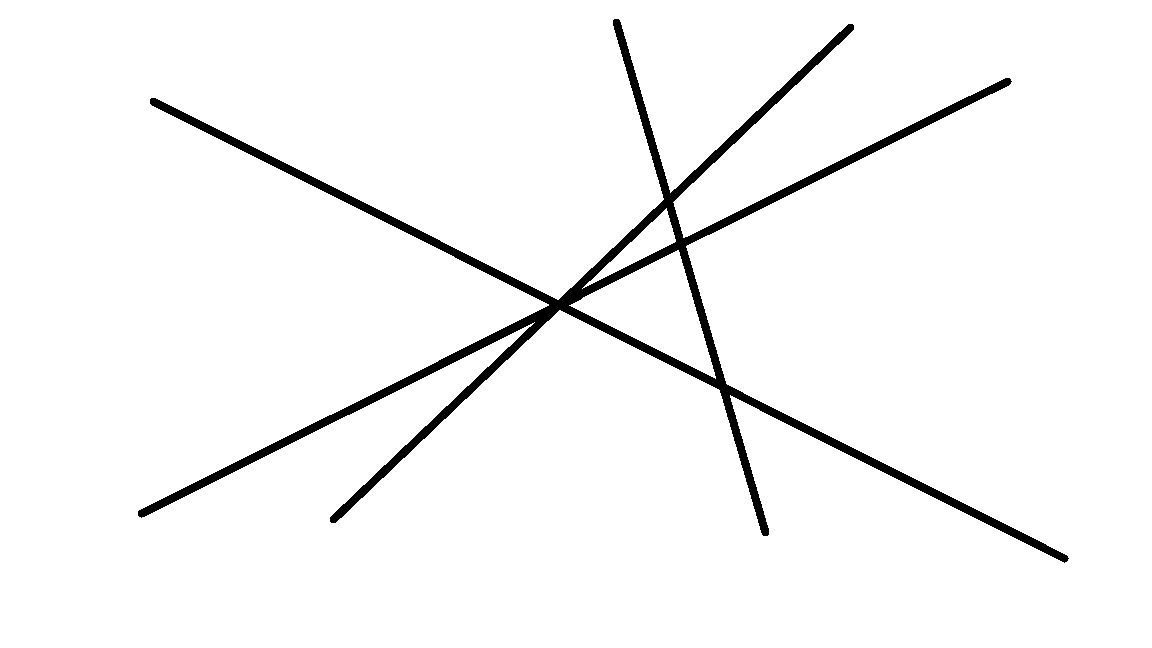
%> input picture doc/picture/2.jpeg, 1152 x 648 px
$ octave hough_transfer.m   (GNU Octave 9; MATLAB toolbox functions it lacks are replaced by stand-ins)
%> lines starting %> are read from the running program, lines starting %| are printed output that depends on the picture; in (x1, y1, x2, y2) boxes, pixels count from 0 and x2, y2 are one past the last pixel; in counts of white or black regions, pixels touching at a corner belong together; the program's own positions count from 1
clc;
clf;
clear all;
close all;
clear figure;

I = imread( '/home/freelings/文档/matlab/files/doc/picture/2.jpeg' );
%> I is the input picture: size 648x1152x3 uint8; min 0, max 255, mean 246.2
figure( 1 );
imshow( I );
title( '原图' );

Ihsv = rgb2gray( I );
Iedge = edge( Ihsv, 'sobel' );%边沿检测
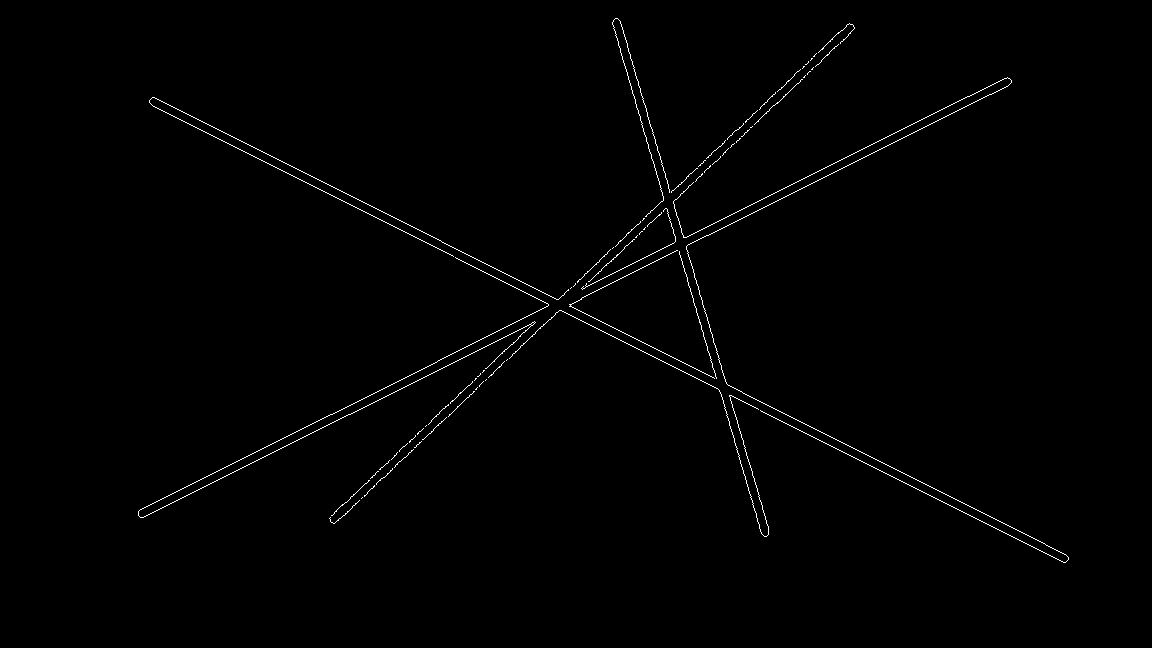
%> Iedge: size 648x1152 logical; 0.75% white in thin lines or dots, all inside (x1, y1, x2, y2) = (138, 18, 1069, 563)
Iedge = imdilate( Iedge, ones( 2 ) );%图像膨胀
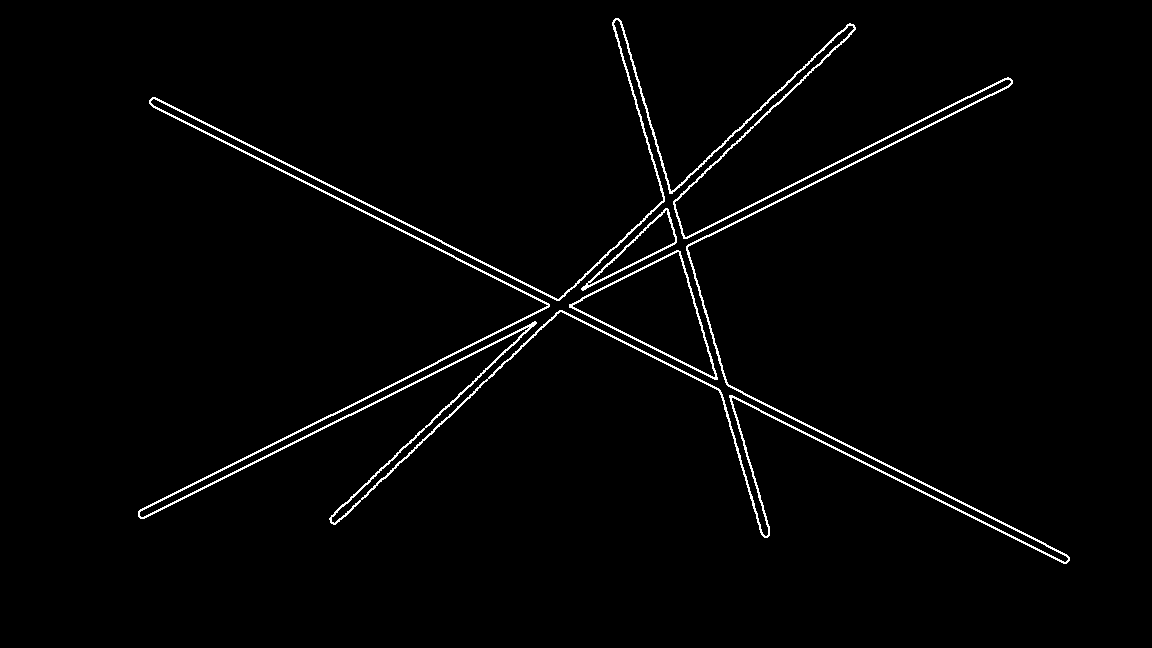
%> Iedge: size 648x1152 logical; 1.9% white in thin lines or dots, all inside (x1, y1, x2, y2) = (138, 18, 1070, 564)

figure( 2 );
imshow(Iedge);
title( '膨胀后' );

%得到霍夫空间
[ H, T, R ] = hough( Iedge, 'RhoResolution', 0.5 , 'ThetaResolution', 0.1 );
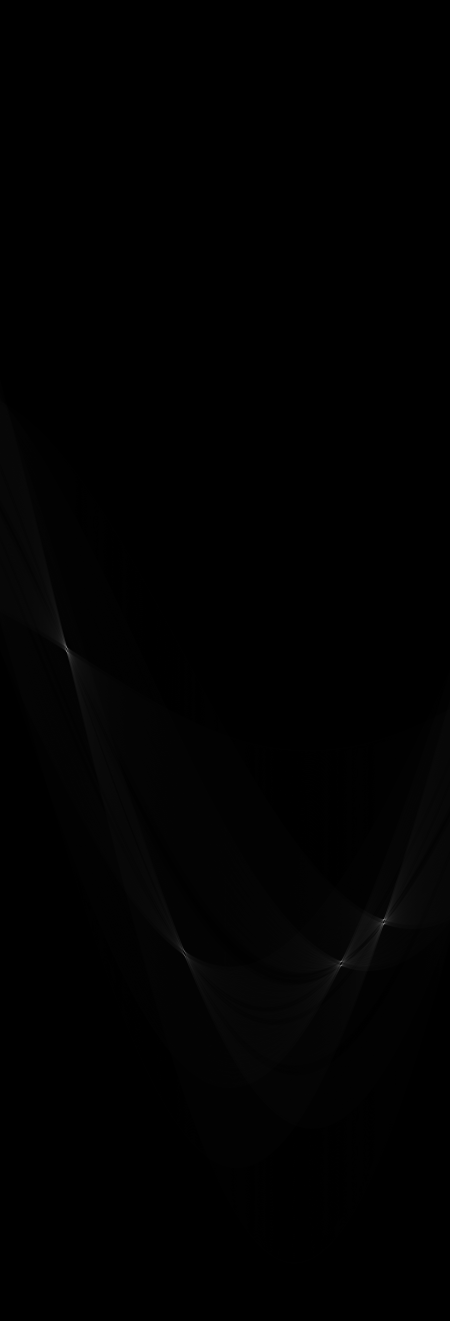
%> H: size 5283x1800 double (shown at 1/4 size); min 0, max 526, mean 2.7; drawn with min black and max white
%> T = 1800 values from -90 to 89.9; R = 5283 values from -1320.5 to 1320.5

%求极值点
Peaks = houghpeaks( H, 1000 );
%> Peaks = [2590 267; 3697 1535; 3862 1365]

figure( 3 );
imshow( H, [ ], 'XData', T, 'YData', R, 'InitialMagnification', 'fit' );
axis on, axis normal, hold on;
plot( T( Peaks( :, 2 ) ), R( Peaks( :, 1 ) ), 's', 'color', 'white' );
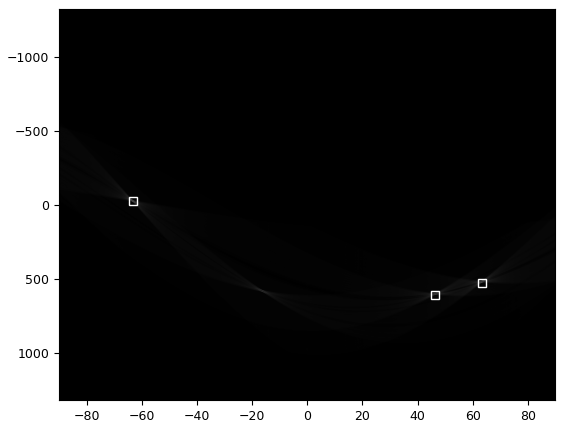
%> figure redrawn from the program's plot data


%得到线段信息
lines = houghlines( Iedge, T, R, Peaks );
%> lines = 5 lines; point1 to point2 (x, y): (151, 105) to (1067, 564), (1013, 84) to (560, 311), (536, 323) to (145, 519), (856, 29) to (582, 290), (560, 311) to (335, 525)

%绘制线段
max_len = 0;
figure( 4 );
imshow( Iedge );
for k = 1:length( lines )
    hold on;
    xy = [ lines( k ).point1; lines( k ).point2 ];
    plot( xy( :, 1 ), xy( :, 2 ), 'LineWidth', 2, 'Color', 'green' );

    % Plot beginnings and ends of lines
    plot( xy( 1, 1 ), xy( 1, 2 ), 'x', 'LineWidth', 2, 'Color', 'red' );
    plot( xy( 2, 1 ), xy( 2, 2 ), 'x', 'LineWidth', 2, 'Color', 'yellow' );

    % Determine the endpoints of the longest line segment
    len = norm( lines( k ).point1 - lines( k ).point2 );
    if ( len > max_len )
        max_len = len;
        xy_long = xy;
    end
end
%> this loop made 5 passes
%> (len, max_len, xy_long) on pass 1: (1024.6, 1024.6, [151 105; 1067 564])
%> (xy, len) on passes 2 to 5: ([1013 84; 560 311], 506.7), ([536 323; 145 519], 437.4), ([856 29; 582 290], 378.4), ([560 311; 335 525], 310.5)
axis on;
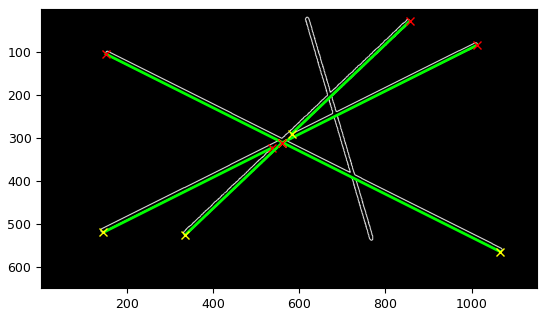
%> figure redrawn from the program's plot data

% [19 lines of commented-out code are left out]

$ run again, with doc/picture/1.jpeg copied over doc/picture/2.jpeg
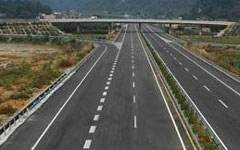
%> input picture doc/picture/1.jpeg, 240 x 150 px
%> I is the input picture: size 150x240x3 uint8; mean R, G, B 88.8, 89.1, 81.7
%> T = 1800 values from -90 to 89.9; R = 1129 values from -282 to 282
%> Peaks = [521 1; 532 20]
%> `plot( T( Peaks( :, 2 ) ), R( Peaks( :, 1 ) ), 's', 'color', 'white' );`:
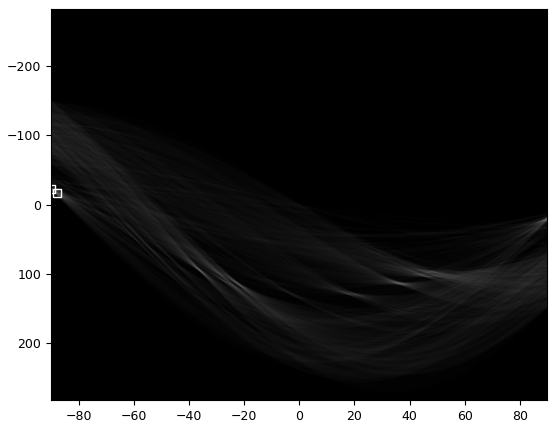
%> figure redrawn from the program's plot data
%> lines = 2 lines; point1 to point2 (x, y): (38, 23) to (236, 23), (69, 20) to (232, 25)
%> the loop `for k = 1:length( lines )` made 2 passes
%> (len, max_len, xy_long) on pass 1: (198, 198, [38 23; 236 23])
%> `axis on;`:
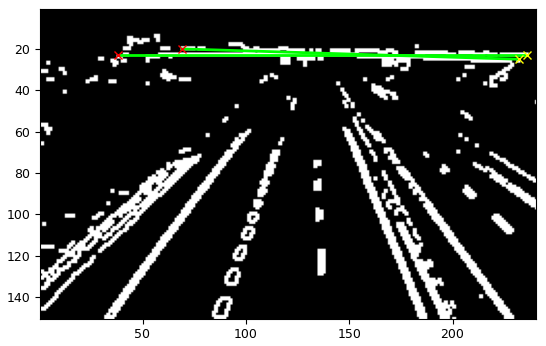
%> figure redrawn from the program's plot data

$ run again, with doc/picture/3.jpeg copied over doc/picture/2.jpeg
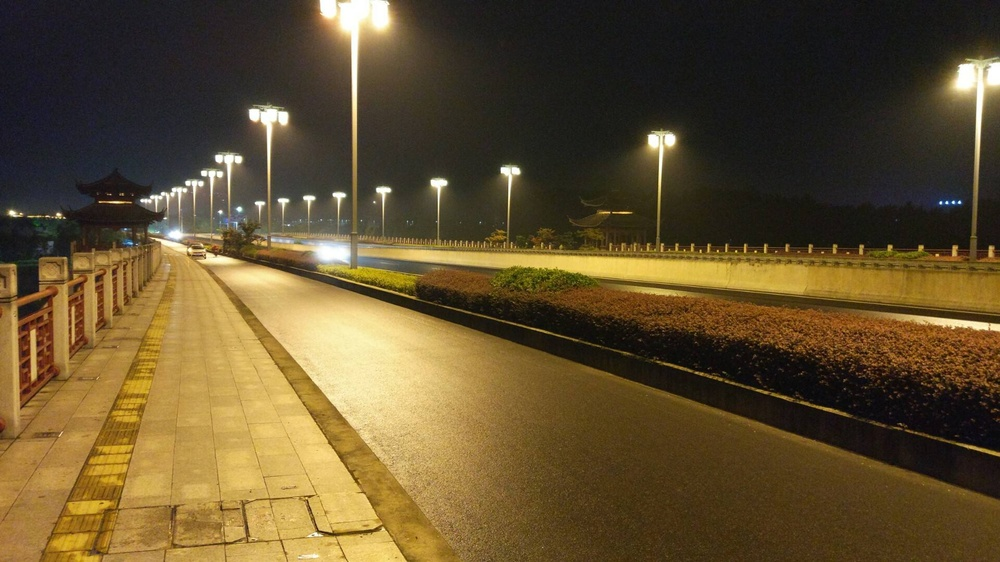
%> input picture doc/picture/3.jpeg, 1000 x 562 px, shrunk from 1920 x 1080 before the run
%> I is the input picture: size 562x1000x3 uint8; mean R, G, B 97.9, 80.1, 46.7
%> `Iedge = edge( Ihsv, 'sobel' );`:
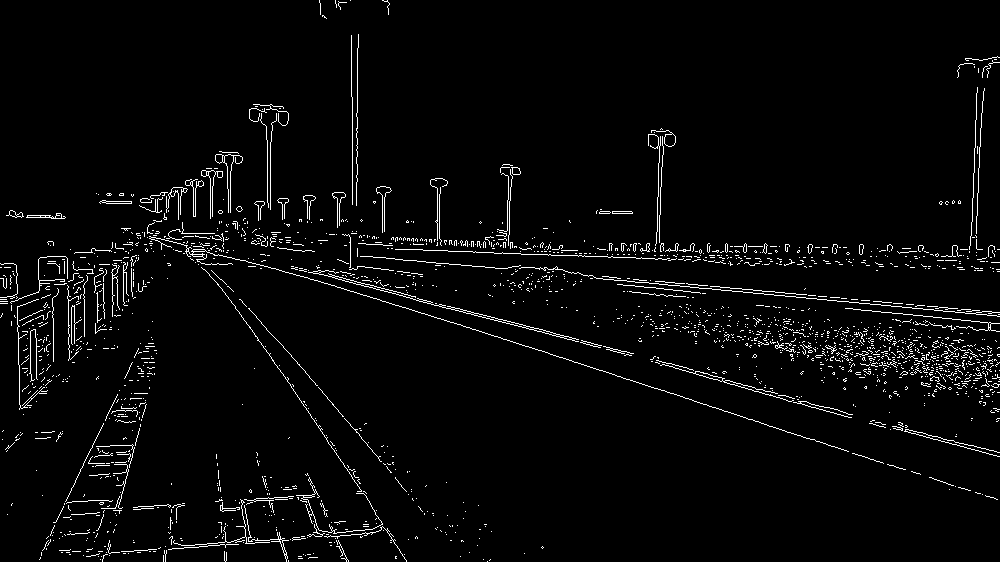
%> Iedge: size 562x1000 logical; 3.2% white in thin lines or dots
%> T = 1800 values from -90 to 89.9; R = 4585 values from -1146 to 1146
%> Peaks = [1791 1; 1956 180; 1924 148; 1851 55; 1822 21; 3007 901; 1601 1; 1723 1; 1855 93]
%> lines = 29 lines; longest, point1 to point2 (x, y): (319, 281) to (998, 500), (591, 279) to (998, 317), (388, 250) to (791, 264), (292, 268) to (631, 357), (718, 339) to (997, 384), (747, 347) to (990, 347)
%> the loop `for k = 1:length( lines )` made 29 passes
%> (len, max_len, xy_long) on passes 1, 5, 8: (63, 63, [92 252; 155 252]), (230, 230, [608 252; 838 252]), (713.4, 713.4, [319 281; 998 500])
%> `axis on;`:
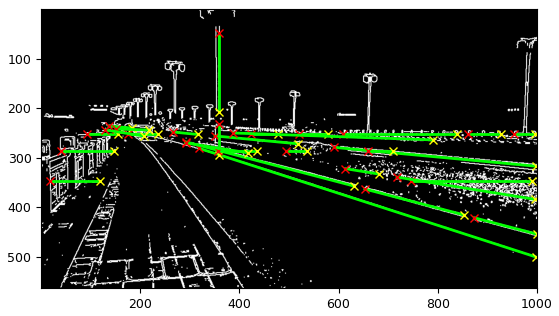
%> figure redrawn from the program's plot data

$ run again, with doc/picture/4.jpeg copied over doc/picture/2.jpeg
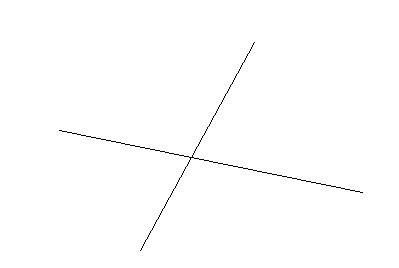
%> input picture doc/picture/4.jpeg, 399 x 268 px
%> I is the input picture: size 268x399x3 uint8; min 0, max 255, mean 253.6
%> `Iedge = imdilate( Iedge, ones( 2 ) );`:
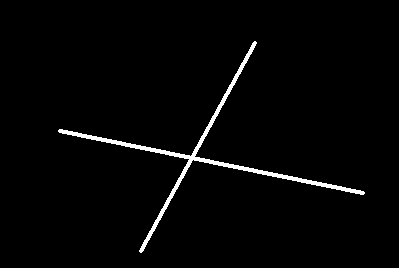
%> Iedge: size 268x399 logical; 2.1% white; 1 white region, box (x1, y1, x2, y2) and area: (58, 41, 365, 253) 2226
%> T = 1800 values from -90 to 89.9; R = 1919 values from -479.5 to 479.5
%> Peaks = [725 114; 1445 1184]
%> lines = 2 lines; point1 to point2 (x, y): (61, 133) to (363, 193), (141, 252) to (254, 43)
%> the loop `for k = 1:length( lines )` made 2 passes
%> (len, max_len, xy_long) on pass 1: (307.9, 307.9, [61 133; 363 193])
%> `axis on;`:
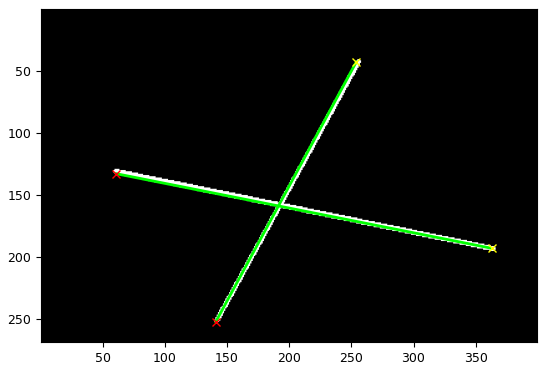
%> figure redrawn from the program's plot data
